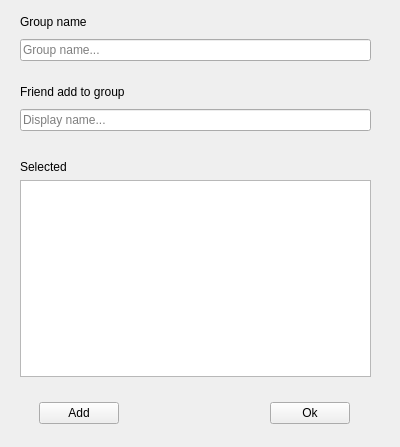
<?xml version="1.0" encoding="UTF-8"?>
<ui version="4.0">
 <class>GroupWindow</class>
 <widget class="QWidget" name="GroupWindow">
  <property name="geometry">
   <rect>
    <x>0</x>
    <y>0</y>
    <width>400</width>
    <height>447</height>
   </rect>
  </property>
  <property name="windowTitle">
   <string>Form</string>
  </property>
  <widget class="QWidget" name="">
   <property name="geometry">
    <rect>
     <x>20</x>
     <y>10</y>
     <width>351</width>
     <height>51</height>
    </rect>
   </property>
   <layout class="QVBoxLayout" name="verticalLayout">
    <item>
     <widget class="QLabel" name="label">
      <property name="text">
       <string>Group name</string>
      </property>
     </widget>
    </item>
    <item>
     <widget class="QLineEdit" name="lineEdit_group">
      <property name="placeholderText">
       <string>Group name...</string>
      </property>
     </widget>
    </item>
   </layout>
  </widget>
  <widget class="QWidget" name="">
   <property name="geometry">
    <rect>
     <x>20</x>
     <y>80</y>
     <width>351</width>
     <height>51</height>
    </rect>
   </property>
   <layout class="QVBoxLayout" name="verticalLayout_2">
    <item>
     <widget class="QLabel" name="label_2">
      <property name="text">
       <string>Friend add to group</string>
      </property>
     </widget>
    </item>
    <item>
     <widget class="QLineEdit" name="lineEdit_username">
      <property name="placeholderText">
       <string>Display name...</string>
      </property>
     </widget>
    </item>
   </layout>
  </widget>
  <widget class="QWidget" name="">
   <property name="geometry">
    <rect>
     <x>20</x>
     <y>160</y>
     <width>351</width>
     <height>217</height>
    </rect>
   </property>
   <layout class="QVBoxLayout" name="verticalLayout_3">
    <item>
     <widget class="QLabel" name="label_3">
      <property name="text">
       <string>Selected</string>
      </property>
     </widget>
    </item>
    <item>
     <widget class="QListWidget" name="listWidget"/>
    </item>
   </layout>
  </widget>
  <widget class="QWidget" name="">
   <property name="geometry">
    <rect>
     <x>39</x>
     <y>400</y>
     <width>311</width>
     <height>27</height>
    </rect>
   </property>
   <layout class="QHBoxLayout" name="horizontalLayout">
    <item>
     <widget class="QPushButton" name="AddButton">
      <property name="text">
       <string>Add</string>
      </property>
     </widget>
    </item>
    <item>
     <spacer name="horizontalSpacer">
      <property name="orientation">
       <enum>Qt::Horizontal</enum>
      </property>
      <property name="sizeHint" stdset="0">
       <size>
        <width>40</width>
        <height>20</height>
       </size>
      </property>
     </spacer>
    </item>
    <item>
     <widget class="QPushButton" name="confirmButton">
      <property name="text">
       <string>Ok</string>
      </property>
     </widget>
    </item>
   </layout>
  </widget>
 </widget>
 <resources/>
 <connections/>
</ui>
